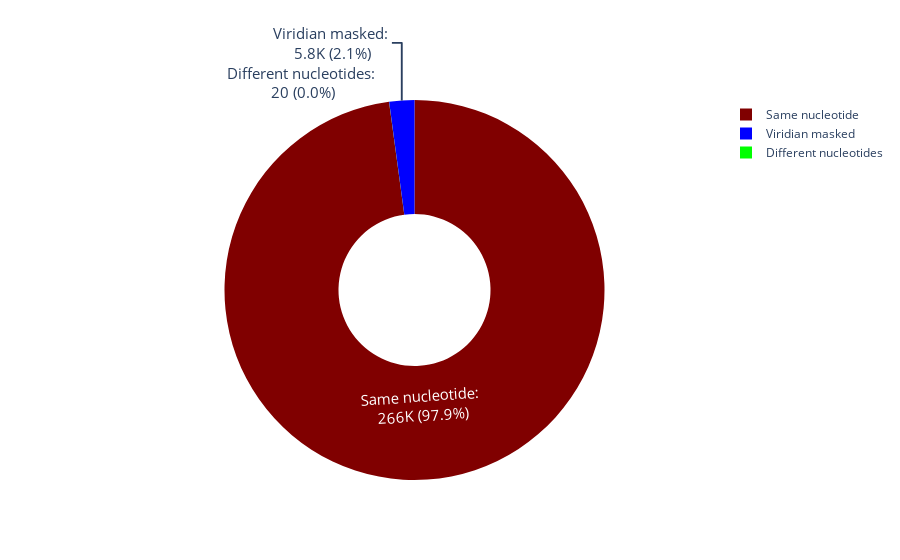

Source (notebook cell):
### Code cell
fig = go.Figure(go.Pie(labels=df_all_plot['Category'], values=df_all_plot['Percentage'], hole=0.4,
                       text=df_all_plot['Category']+': <br>' + df_all_plot['Raw_number'].astype(str),
                       textinfo='percent+text',
                       marker={'colors': colors},
                       hovertemplate='%{label}<br>Current percentage: %{percent:.1%}<br>: %{text}',
                       textfont={'size': 15},
                       texttemplate='%{text} (%{percent:.1%})'  # 设置文本显示的格式
                      ))

# Add titles for subplots

fig.show()

### Figure 1 — Plotly figure (JSON) as saved in the notebook; plotly's stock layout.template omitted (floating-point values rounded to 4 significant figures)
{"data": [{"hole": 0.4, "hovertemplate": "%{label}<br>Current percentage: %{percent:.1%}<br>: %{text}", "labels": ["Same nucleotide", "Different nucleotides", "Viridian masked"], "marker": {"colors": ["rgb(128, 0, 0)", "rgb(0, 255, 0)", "rgb(0, 0, 255)"]}, "text": ["Same nucleotide: <br>266K", "Different nucleotides: <br>20", "Viridian masked: <br>5.8K"], "textfont": {"size": 15}, "textinfo": "percent+text", "texttemplate": "%{text} (%{percent:.1%})", "type": "pie", "values": [97.86, 0.007, 2.134]}], "layout": {}}
